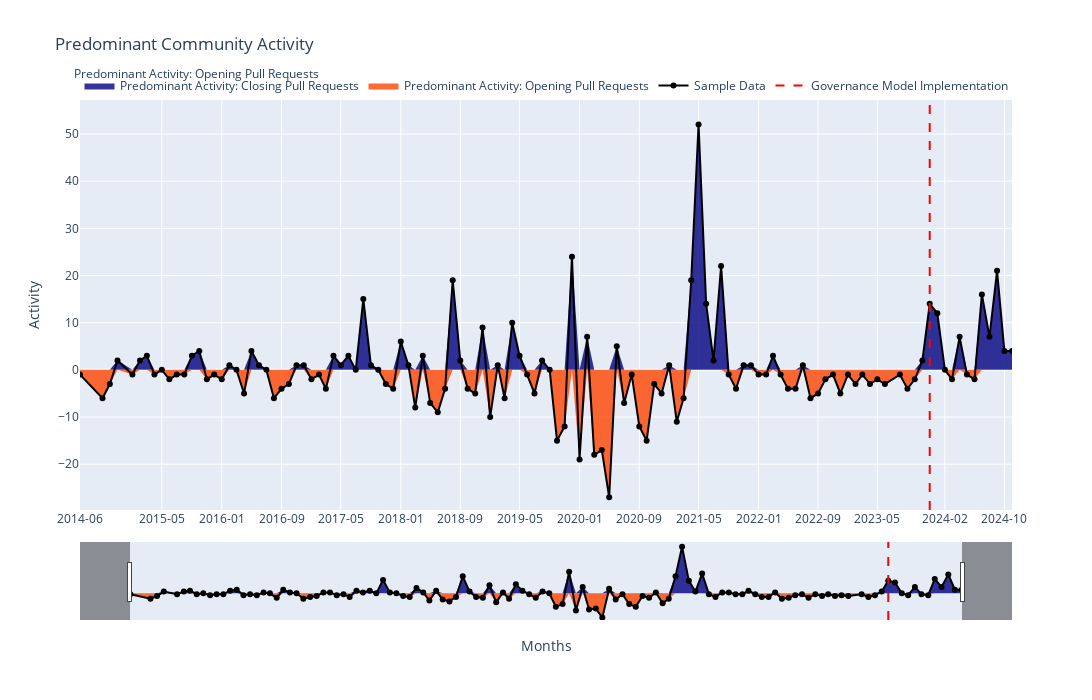

Here is the notebook cell this chart was saved with:
### Code cell
months = merged_df['month']
activity = merged_df['activity']
fig = go.Figure()

fig.add_trace(go.Scatter(
    x=months,
    y=activity.where(activity >= 0, 0), 
    mode='lines',
    line=dict(color='rgba(0, 0, 0, 0)', width=2),  
    fill='tozeroy',
    fillcolor='rgba(0, 0, 128, 0.8)', 
    name='Predominant Activity: Closing Pull Requests'
))

fig.add_trace(go.Scatter(
    x=months,
    y=activity.where(activity <= 0, 0), 
    mode='lines',
    line=dict(color='rgba(0, 0, 0, 0)', width=2),  
    fill='tozeroy',
    fillcolor='rgba(255, 69, 0, 0.8)',
    name='Predominant Activity: Opening Pull Requests'
))

fig.add_trace(go.Scatter(
    x=months,
    y=activity,
    mode='lines+markers',
    name='Sample Data',
    line=dict(color='black'),  
    marker=dict(color='black')
))

fig.update_layout(
    title='Predominant Community Activity',
    xaxis_title='Months',
    yaxis_title='Activity',
    xaxis=dict(tickmode='array', tickvals=months[::8], ticktext=months[::8]),
    yaxis=dict(range=[min(activity) * 1.1, max(activity) * 1.1]),
    hovermode='x unified',
    width=1400,
    height=700,
    legend=dict(
        orientation='h',
        yanchor='bottom',
        y=1.0,
        xanchor='center',
        x=0.5
    ),
    annotations=[
        dict(
            text='Predominant Activity: Opening Pull Requests',
            xref='paper',
            yref='paper',
            x=-0.009,
            y=1.09,
            showarrow=False,
            font=dict(size=12)
        )
    ]
)

fig.add_trace(go.Scatter(
    x=['2023-12', '2023-12'],
    y=[min(activity) * 1.1, max(activity) * 1.1],
    mode='lines',
    line=dict(color='red', dash='dash'),
    name='Governance Model Implementation'
))

fig.write_image('images/predominant_community_pr_activity.png')

fig.update_xaxes(
    rangeslider_visible=True,
    range=[months.min(), months.max()]
)

fig.show()

### Figure 1 — Plotly figure (JSON) as saved in the notebook; plotly's stock layout.template omitted (floating-point values rounded to 4 significant figures)
{"data": [{"fill": "tozeroy", "fillcolor": "rgba(0, 0, 128, 0.8)", "line": {"color": "rgba(0, 0, 0, 0)", "width": 2}, "mode": "lines", "name": "Predominant Activity: Closing Pull Requests", "type": "scatter", "x": ["2014-06", "2014-09", "2014-10", "2014-11", "2015-01", "2015-02", "2015-03", "2015-04", "2015-05", "2015-06", "2015-07", "2015-08", "2015-09", "2015-10", "2015-11", "2015-12", "2016-01", "2016-02", "2016-03", "2016-04", "2016-05", "2016-06", "2016-07", "2016-08", "2016-09", "2016-10", "2016-11", "2016-12", "2017-01", "2017-02", "2017-03", "2017-04", "2017-05", "2017-06", "2017-07", "2017-08", "2017-09", "2017-10", "2017-11", "2017-12", "2018-01", "2018-02", "2018-03", "2018-04", "2018-05", "2018-06", "2018-07", "2018-08", "2018-09", "2018-10", "2018-11", "2018-12", "2019-01", "2019-02", "2019-03", "2019-04", "2019-05", "2019-06", "2019-07", "2019-08", "2019-09", "2019-10", "2019-11", "2019-12", "2020-01", "2020-02", "2020-03", "2020-04", "2020-05", "2020-06", "2020-07", "2020-08", "2020-09", "2020-10", "2020-11", "2020-12", "2021-01", "2021-02", "2021-03", "2021-04", "2021-05", "2021-06", "2021-07", "2021-08", "2021-09", "2021-10", "2021-11", "2021-12", "2022-01", "2022-02", "2022-03", "2022-04", "2022-05", "2022-06", "2022-07", "2022-08", "2022-09", "2022-10", "2022-11", "2022-12", "2023-01", "2023-02", "2023-03", "2023-04", "2023-05", "2023-06", "2023-08", "2023-09", "2023-10", "2023-11", "2023-12", "2024-01", "2024-02", "2024-03", "2024-04", "2024-05", "2024-06", "2024-07", "2024-08", "2024-09", "2024-10", "2024-11"], "y": [0, 0, 0, 2, 0, 2, 3, 0, 0, 0, 0, 0, 3, 4, 0, 0, 0, 1, 0, 0, 4, 1, 0, 0, 0, 0, 1, 1, 0, 0, 0, 3, 1, 3, 0, 15, 1, 0, 0, 0, 6, 1, 0, 3, 0, 0, 0, 19, 2, 0, 0, 9, 0, 1, 0, 10, 3, 0, 0, 2, 0, 0, 0, 24, 0, 7, 0, 0, 0, 5, 0, 0, 0, 0, 0, 0, 1, 0, 0, 19, 52, 14, 2, 22, 0, 0, 1, 1, 0, 0, 3, 0, 0, 0, 1, 0, 0, 0, 0, 0, 0, 0, 0, 0, 0, 0, 0, 0, 0, 2, 14, 12, 0, 0, 7, 0, 0, 16, 7, 21, 4, 4]}, {"fill": "tozeroy", "fillcolor": "rgba(255, 69, 0, 0.8)", "line": {"color": "rgba(0, 0, 0, 0)", "width": 2}, "mode": "lines", "name": "Predominant Activity: Opening Pull Requests", "type": "scatter", "x": ["2014-06", "2014-09", "2014-10", "2014-11", "2015-01", "2015-02", "2015-03", "2015-04", "2015-05", "2015-06", "2015-07", "2015-08", "2015-09", "2015-10", "2015-11", "2015-12", "2016-01", "2016-02", "2016-03", "2016-04", "2016-05", "2016-06", "2016-07", "2016-08", "2016-09", "2016-10", "2016-11", "2016-12", "2017-01", "2017-02", "2017-03", "2017-04", "2017-05", "2017-06", "2017-07", "2017-08", "2017-09", "2017-10", "2017-11", "2017-12", "2018-01", "2018-02", "2018-03", "2018-04", "2018-05", "2018-06", "2018-07", "2018-08", "2018-09", "2018-10", "2018-11", "2018-12", "2019-01", "2019-02", "2019-03", "2019-04", "2019-05", "2019-06", "2019-07", "2019-08", "2019-09", "2019-10", "2019-11", "2019-12", "2020-01", "2020-02", "2020-03", "2020-04", "2020-05", "2020-06", "2020-07", "2020-08", "2020-09", "2020-10", "2020-11", "2020-12", "2021-01", "2021-02", "2021-03", "2021-04", "2021-05", "2021-06", "2021-07", "2021-08", "2021-09", "2021-10", "2021-11", "2021-12", "2022-01", "2022-02", "2022-03", "2022-04", "2022-05", "2022-06", "2022-07", "2022-08", "2022-09", "2022-10", "2022-11", "2022-12", "2023-01", "2023-02", "2023-03", "2023-04", "2023-05", "2023-06", "2023-08", "2023-09", "2023-10", "2023-11", "2023-12", "2024-01", "2024-02", "2024-03", "2024-04", "2024-05", "2024-06", "2024-07", "2024-08", "2024-09", "2024-10", "2024-11"], "y": [-1, -6, -3, 0, -1, 0, 0, -1, 0, -2, -1, -1, 0, 0, -2, -1, -2, 0, 0, -5, 0, 0, 0, -6, -4, -3, 0, 0, -2, -1, -4, 0, 0, 0, 0, 0, 0, 0, -3, -4, 0, 0, -8, 0, -7, -9, -4, 0, 0, -4, -5, 0, -10, 0, -6, 0, 0, -1, -5, 0, 0, -15, -12, 0, -19, 0, -18, -17, -27, 0, -7, -1, -12, -15, -3, -5, 0, -11, -6, 0, 0, 0, 0, 0, -1, -4, 0, 0, -1, -1, 0, -1, -4, -4, 0, -6, -5, -2, -1, -5, -1, -3, -1, -3, -2, -3, -1, -4, -2, 0, 0, 0, 0, -2, 0, -1, -2, 0, 0, 0, 0, 0]}, {"line": {"color": "black"}, "marker": {"color": "black"}, "mode": "lines+markers", "name": "Sample Data", "type": "scatter", "x": ["2014-06", "2014-09", "2014-10", "2014-11", "2015-01", "2015-02", "2015-03", "2015-04", "2015-05", "2015-06", "2015-07", "2015-08", "2015-09", "2015-10", "2015-11", "2015-12", "2016-01", "2016-02", "2016-03", "2016-04", "2016-05", "2016-06", "2016-07", "2016-08", "2016-09", "2016-10", "2016-11", "2016-12", "2017-01", "2017-02", "2017-03", "2017-04", "2017-05", "2017-06", "2017-07", "2017-08", "2017-09", "2017-10", "2017-11", "2017-12", "2018-01", "2018-02", "2018-03", "2018-04", "2018-05", "2018-06", "2018-07", "2018-08", "2018-09", "2018-10", "2018-11", "2018-12", "2019-01", "2019-02", "2019-03", "2019-04", "2019-05", "2019-06", "2019-07", "2019-08", "2019-09", "2019-10", "2019-11", "2019-12", "2020-01", "2020-02", "2020-03", "2020-04", "2020-05", "2020-06", "2020-07", "2020-08", "2020-09", "2020-10", "2020-11", "2020-12", "2021-01", "2021-02", "2021-03", "2021-04", "2021-05", "2021-06", "2021-07", "2021-08", "2021-09", "2021-10", "2021-11", "2021-12", "2022-01", "2022-02", "2022-03", "2022-04", "2022-05", "2022-06", "2022-07", "2022-08", "2022-09", "2022-10", "2022-11", "2022-12", "2023-01", "2023-02", "2023-03", "2023-04", "2023-05", "2023-06", "2023-08", "2023-09", "2023-10", "2023-11", "2023-12", "2024-01", "2024-02", "2024-03", "2024-04", "2024-05", "2024-06", "2024-07", "2024-08", "2024-09", "2024-10", "2024-11"], "y": [-1, -6, -3, 2, -1, 2, 3, -1, 0, -2, -1, -1, 3, 4, -2, -1, -2, 1, 0, -5, 4, 1, 0, -6, -4, -3, 1, 1, -2, -1, -4, 3, 1, 3, 0, 15, 1, 0, -3, -4, 6, 1, -8, 3, -7, -9, -4, 19, 2, -4, -5, 9, -10, 1, -6, 10, 3, -1, -5, 2, 0, -15, -12, 24, -19, 7, -18, -17, -27, 5, -7, -1, -12, -15, -3, -5, 1, -11, -6, 19, 52, 14, 2, 22, -1, -4, 1, 1, -1, -1, 3, -1, -4, -4, 1, -6, -5, -2, -1, -5, -1, -3, -1, -3, -2, -3, -1, -4, -2, 2, 14, 12, 0, -2, 7, -1, -2, 16, 7, 21, 4, 4]}, {"line": {"color": "red", "dash": "dash"}, "mode": "lines", "name": "Governance Model Implementation", "type": "scatter", "x": ["2023-12", "2023-12"], "y": [-29.7, 57.2]}], "layout": {"annotations": [{"font": {"size": 12}, "showarrow": false, "text": "Predominant Activity: Opening Pull Requests", "x": -0.009, "xref": "paper", "y": 1.09, "yref": "paper"}], "height": 700, "hovermode": "x unified", "legend": {"orientation": "h", "x": 0.5, "xanchor": "center", "y": 1, "yanchor": "bottom"}, "title": {"text": "Predominant Community Activity"}, "width": 1400, "xaxis": {"range": ["2014-06", "2024-11"], "rangeslider": {"visible": true}, "tickmode": "array", "ticktext": ["2014-06", "2015-05", "2016-01", "2016-09", "2017-05", "2018-01", "2018-09", "2019-05", "2020-01", "2020-09", "2021-05", "2022-01", "2022-09", "2023-05", "2024-02", "2024-10"], "tickvals": ["2014-06", "2015-05", "2016-01", "2016-09", "2017-05", "2018-01", "2018-09", "2019-05", "2020-01", "2020-09", "2021-05", "2022-01", "2022-09", "2023-05", "2024-02", "2024-10"], "title": {"text": "Months"}}, "yaxis": {"range": [-29.7, 57.2], "title": {"text": "Activity"}}}}
